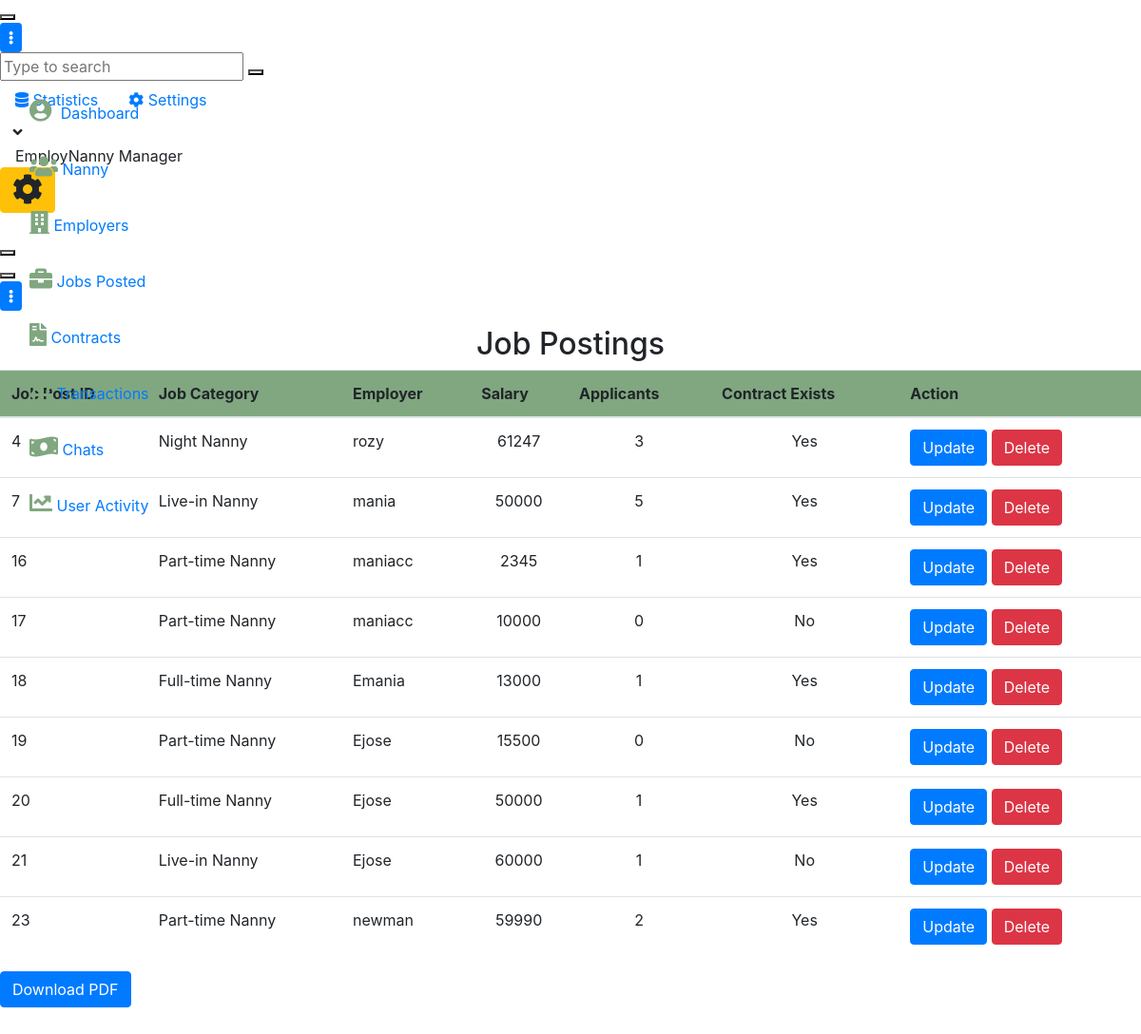
Page /reports/job_posts/ on the committed database.
### jobapp/models.py (models this page shows, shortened)
class jobModel(models.Model):
    employer = models.ForeignKey(User, on_delete=models.CASCADE)
    category = models.CharField(max_length=100, choices=CATEGORIES)
    city = models.CharField(max_length=100, choices=LOCATION_NAMES)
    addresss = models.CharField(max_length=100)
    salary = models.IntegerField()
    language = models.CharField(max_length=100)
    nanny_age = models.CharField(max_length=100, choices=AGE_GROUP_CHOICES)
    hours_per_day = models.IntegerField(default=2)
    start_date = models.DateField()
    years_of_experience = models.IntegerField(default=0)
    duration = models.CharField(
        max_length=100, choices=CONTRACT_DURATION, default="1 - 2 years")
    date_posted = models.DateTimeField(auto_now_add=True)
    job_description = models.TextField(blank=True)
    days_off = models.CharField(
        max_length=100, choices=DAYS_OFF_CHOICES, default='Every weekend')
    leave_available = models.BooleanField(choices=LEAVE_CHOICES, default=False)
    vacation_days_per_year = models.CharField(
        max_length=100, choices=VACATION_CHOICES, default='Two weeks')

### AdminReports/views.py (the view)
# urls.py: path('job_posts/', views.job_post_list, name='job_post_list'),
def job_post_list(request):
    job_posts = jobModel.objects.all()
    for job_post in job_posts:
        job_post.num_applicants = JobApplication.objects.filter(
            job=job_post).count()
        job_post.contract_exists = ContractModel.objects.filter(
            job=job_post).exists()
    return render(request, 'admin/job_post_list.html', {'job_posts': job_posts})

### AdminReports/templates/admin/job_post_list.html (shortened to what this page needs)
  {% extends 'admin/baseadmin.html' %}
{% block content %}
</div>
                <div class="app-main__outer">
<div class="app-main__inner">
  <h2 class="text-center">Job Postings</h2>
  <table class="table table-stripped">
    <thead style="background-color: rgb(128, 167, 128);">
      <tr>
        <th scope="col">Job Post ID</th>
        <th>Job Category</th>
        <th>Employer</th>
        <th>Salary</th>
        <th>Applicants</th>
        <th>Contract Exists</th>
        <th>Action</th>
      </tr>
    </thead>
    <tbody>
      {% for job_post in job_posts %}
        <tr>
          <td >{{ job_post.id }}</td>
          <td>{{ job_post.category }}</td>
          <td>{{ job_post.employer }}</td>
          <td class="text-center">{{ job_post.salary }}</td>
          <td class="text-center">{{ job_post.num_applicants }}</td>
          <td class="text-center">{% if job_post.contract_exists %}Yes{% else %}No{% endif %}</td>
          <td><a href="{% url 'edit_job' job_post.id%}" class="btn btn-primary">Update</a>
          <a href="{% url 'delete_job' job_post.id %}" class="btn btn-danger">Delete</a>
          </td>
        </tr>
      {% endfor %}
    </tbody>
  </table>
<a href="{% url 'generate_nanny_report' %}" class="btn btn-primary">Download PDF</a>
</div>
</div>
{% endblock %}

### rows in the picture
jobModel: id "4", category "Night Nanny", employer "rozy", salary "61247", num_applicants "3", shows "Yes"
jobModel: id "7", category "Live-in Nanny", employer "mania", salary "50000", num_applicants "5", shows "Yes"
jobModel: id "16", category "Part-time Nanny", employer "maniacc", salary "2345", num_applicants "1", shows "Yes"
jobModel: id "17", category "Part-time Nanny", employer "maniacc", salary "10000", num_applicants "0", shows "No"
jobModel: id "18", category "Full-time Nanny", employer "Emania", salary "13000", num_applicants "1", shows "Yes"
jobModel: id "19", category "Part-time Nanny", employer "Ejose", salary "15500", num_applicants "0", shows "No"
jobModel: id "20", category "Full-time Nanny", employer "Ejose", salary "50000", num_applicants "1", shows "Yes"
jobModel: id "21", category "Live-in Nanny", employer "Ejose", salary "60000", num_applicants "1", shows "No"
jobModel: id "23", category "Part-time Nanny", employer "newman", salary "59990", num_applicants "2", shows "Yes"
